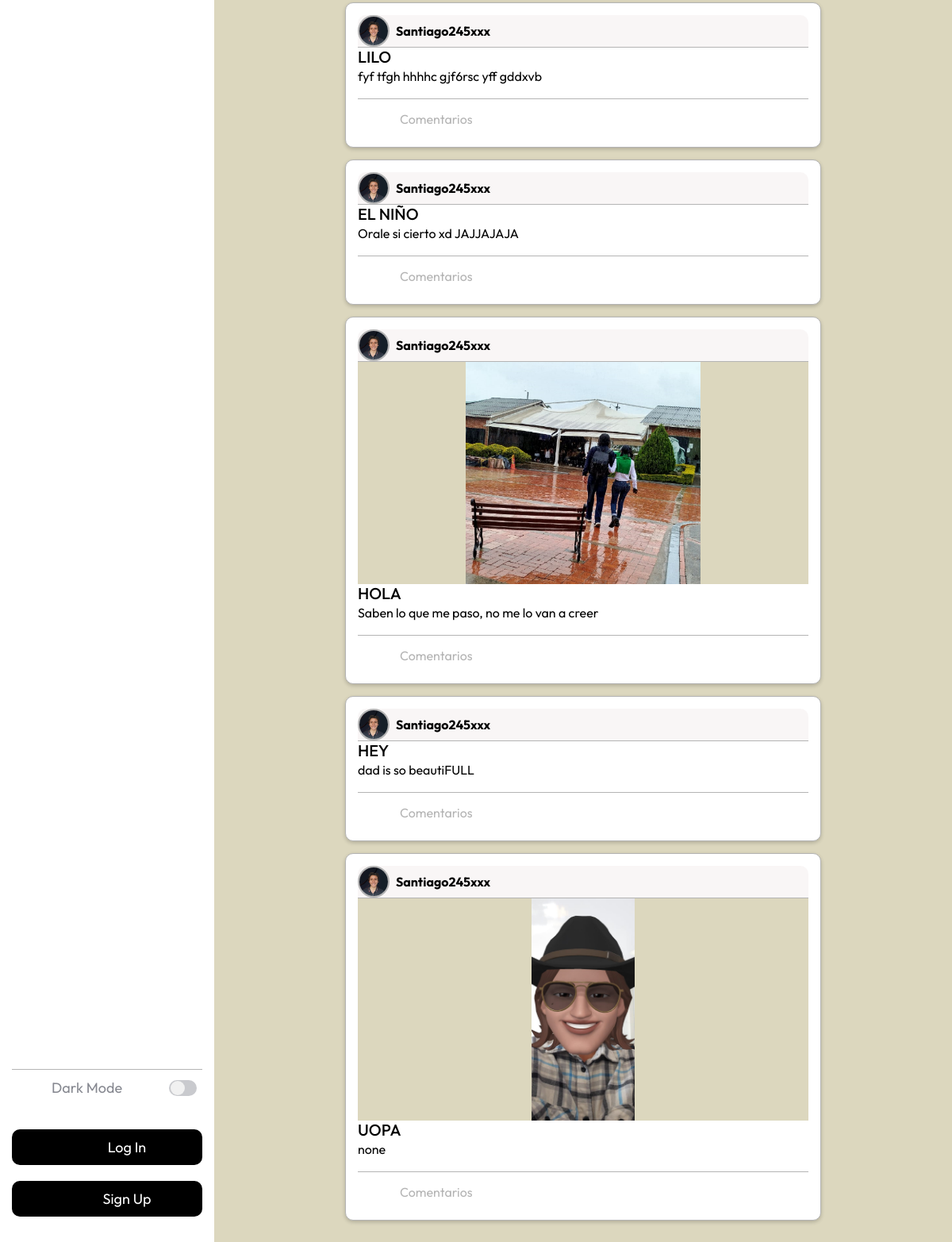
The app's page /accounts/profile/Santiago245xxx/ (lower part), older data.
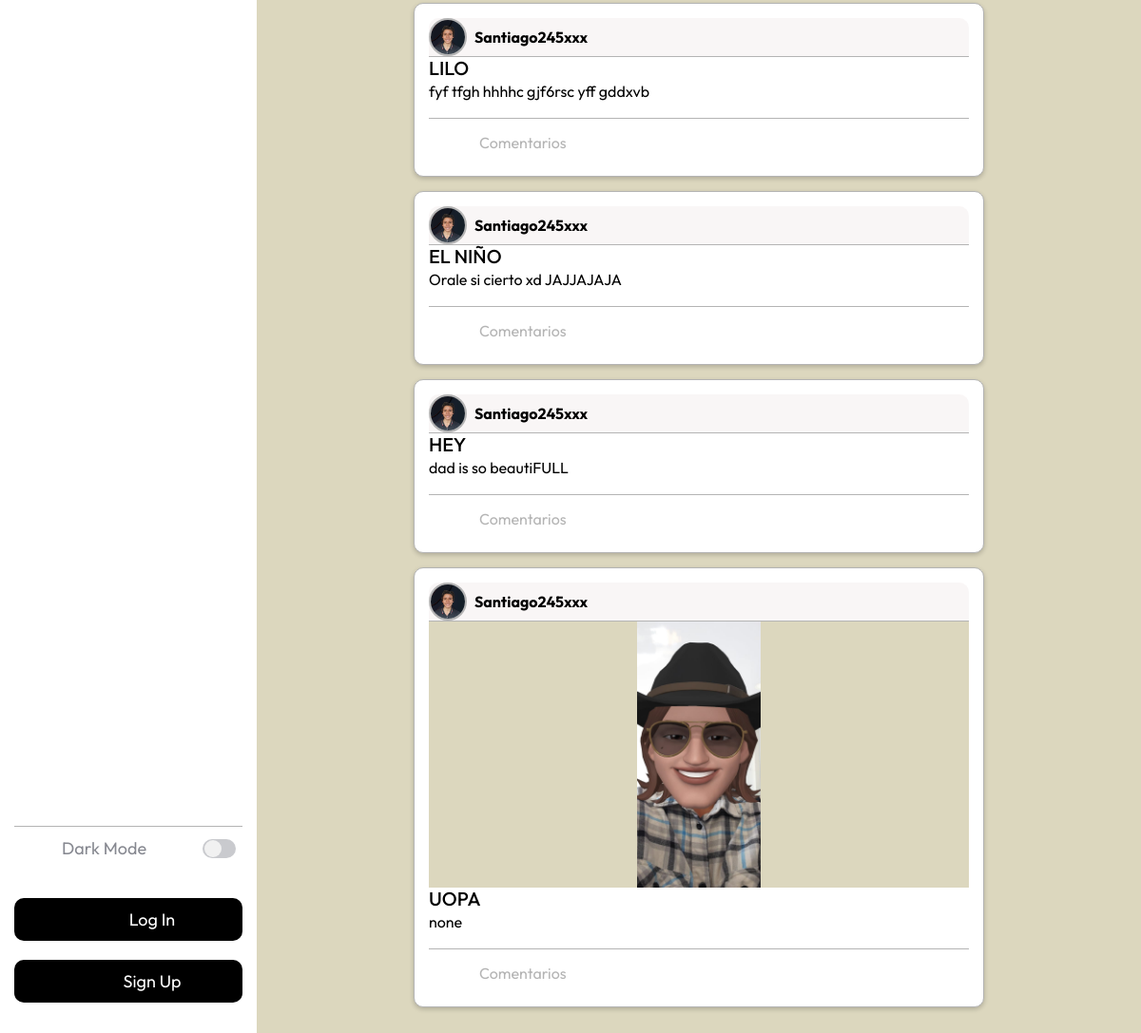
The same page, newer data.
### articles/models.py (models this page shows, shortened)
class Article(models.Model):
    title = models.CharField(max_length=255)
    body = models.TextField()
    date = models.DateTimeField(auto_now_add=True)
    author = models.ForeignKey(
        settings.AUTH_USER_MODEL,
        on_delete=models.CASCADE,
    )
    image = models.ImageField(upload_to='article_images/', blank=True, null=True)

### accounts/models.py (models this page shows, shortened)
class CustomUser(AbstractUser):
    age = models.PositiveIntegerField(null=True, blank=True)

class Profile(models.Model):
    user = models.OneToOneField(settings.AUTH_USER_MODEL, on_delete=models.CASCADE)
    profile_picture = models.ImageField(upload_to='profile_pics/', default='default.jpg')
    followers = models.ManyToManyField(settings.AUTH_USER_MODEL, related_name="followers", blank=True)

### accounts/views.py (the view)
# urls.py: path('profile/<str:username>/', ProfileDetailView.as_view(), name='profile'),
class ProfileDetailView(DetailView):
    model = Profile
    template_name = 'profile.html'
    context_object_name = 'profile'
    def get_object(self):
        return get_object_or_404(Profile, user__username=self.kwargs['username'])
    def get_context_data(self, **kwargs):
        context = super().get_context_data(**kwargs)
        context['articles'] = Article.objects.filter(author=self.get_object().user)
        return context

### articles/models.py (called while the page is built)
    def __str__(self):
        return self.comment

### templates/profile.html (shortened to what this page needs)
{% extends 'base.html' %}
{% load static %}
{% block content %}
  <section class="profile-posts">
      {% for article in articles %}
        <div class="post-container" style="position: relative;">
          <a href="{% url 'article_detail' article.pk %}" class="custom-overlay-link"></a>
          <div class="post-content">
              <div class="perfil-container custom-d-flex custom-align-items-center">
                  <a href="{% url 'profile' username=article.author.username %}" >
                      <img src="{{ article.author.profile.profile_picture.url }}" alt="Foto de perfil" class="profile-pic">
                  </a>
                  <a href="{% url 'profile' username=article.author.username %}" style="text-decoration: none; color: inherit;">
                      <strong class="custom-ms-2">{{ article.author.username }}</strong>
                  </a>
                  {% if request.user == article.author %}
                      <div class="menu-container">
                          <button class="menu-toggle">
                              <ion-icon name="ellipsis-vertical-outline"></ion-icon>
                          </button>
                          <div class="menu-dropdown">
                              <a href="{% url 'article_edit' article.pk %}"><ion-icon name="create-outline"></ion-icon> Editar</a>
                              <a href="{% url 'article_delete' article.pk %}"><ion-icon name="trash-outline"></ion-icon> Eliminar</a>
                          </div>
                      </div>
                  {% else %}
                      <div class="menu-container">
                          <button class="menu-toggle">
                          </button>
                      </div>
                  {% endif %}
              </div>
              {% if article.image %}
                  <div class="post-image">
                      <img src="{{ article.image.url }}" alt="{{ article.title }}">
                  </div>
              {% endif %}
              <div class="card-body  publicacion" >
                  <a href="{% url 'article_detail' article.pk %}" class="custom-overlay-link-publicacion"></a>
                          <h5 class="mb-0" style="text-transform: uppercase;">{{ article.title }}</h5>
                          <p>{{ article.body }}</p>
              </div>
              <div class="comentarios-container">
                  <button class="custom-comment-toggle">
                      <ion-icon name="chatbubbles-outline"></ion-icon> Comentarios
                  </button>
              </div>
          </div>
        </div>
      {% endfor %}
  </section>
{% endblock content %}

Row changes from the older to the newer data that the page shows:
removed Article: author.profile.profile_picture (picture), author.username "Santiago245xxx", image (picture), title "HOLA", body "Saben lo que me paso, no me lo van a creer"
